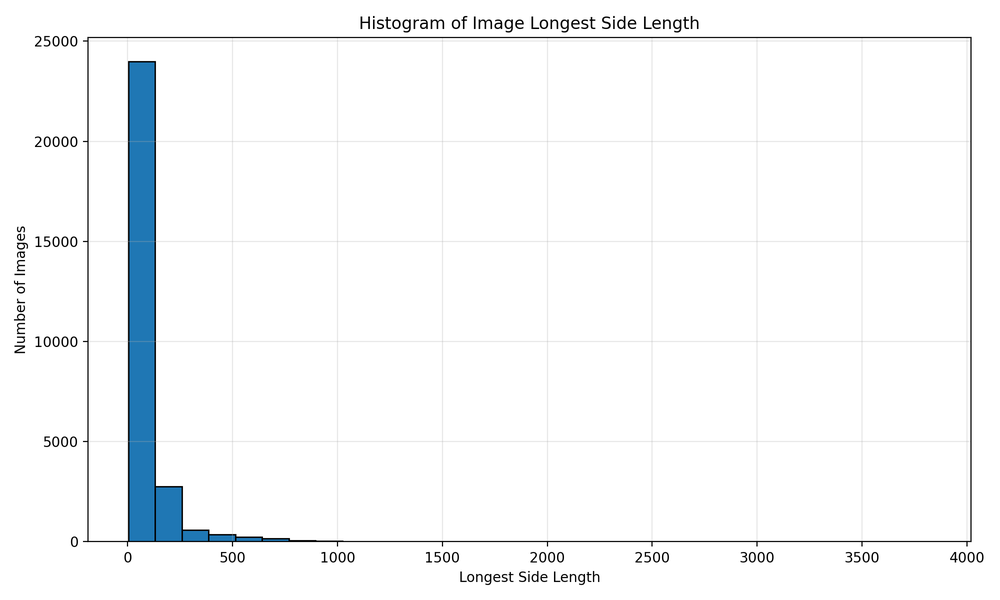
#> input picture other_utils/image_longest_side_histogram.png, 1000 x 600 px, shrunk from 2000 x 1200 before the run
$ python max_size.py --img_dir .
#> lines starting #> are read from the running program, lines starting #| are printed output that depends on the picture
import argparse
from pathlib import Path

import matplotlib.pyplot as plt
import pandas as pd
from PIL import Image


IMG_EXTS = {".jpg", ".jpeg", ".png", ".bmp", ".tif", ".tiff", ".webp"}


def collect_longest_side(img_dir: Path):
    results = []

    for path in sorted(img_dir.iterdir()):
        if not path.is_file():
            continue
        if path.suffix.lower() not in IMG_EXTS:
            continue

        try:
            with Image.open(path) as img:
#> img is the input picture: PIL image 1000x600 RGBA; mean R, G, B, A 245.6, 247.6, 249, 255
                width, height = img.size
#> width = 1000; height = 600
                longest_side = max(width, height)
#> longest_side = 1000
                results.append({
                    "filename": path.name,
                    "width": width,
                    "height": height,
                    "longest_side": longest_side,
                })
        except Exception as e:
            print(f"[跳过] {path.name}: {e}")

    return pd.DataFrame(results)


def main():
    parser = argparse.ArgumentParser(description="统计文件夹下图像最长边边长的直方图")
    parser.add_argument("--img_dir", type=str, required=True, help="图像文件夹路径")
    parser.add_argument("--bins", type=int, default=30, help="直方图分箱数")
    parser.add_argument("--out_csv", type=str, default="image_longest_side_stats.csv", help="输出CSV路径")
    parser.add_argument("--out_png", type=str, default="image_longest_side_histogram.png", help="输出直方图路径")
    args = parser.parse_args()

    img_dir = Path(args.img_dir)
    if not img_dir.exists():
        raise FileNotFoundError(f"文件夹不存在: {img_dir}")

    df = collect_longest_side(img_dir)
#> df = table of 1 rows and 4 columns
    if df.empty:
        raise RuntimeError("没有找到可用图像")

    df.to_csv(args.out_csv, index=False, encoding="utf-8-sig")

    plt.figure(figsize=(10, 6))
    plt.hist(df["longest_side"], bins=args.bins, edgecolor="black")
    plt.xlabel("Longest Side Length")
    plt.ylabel("Number of Images")
    plt.title("Histogram of Image Longest Side Length")
    plt.grid(alpha=0.3)
    plt.tight_layout()
    plt.savefig(args.out_png, dpi=200)
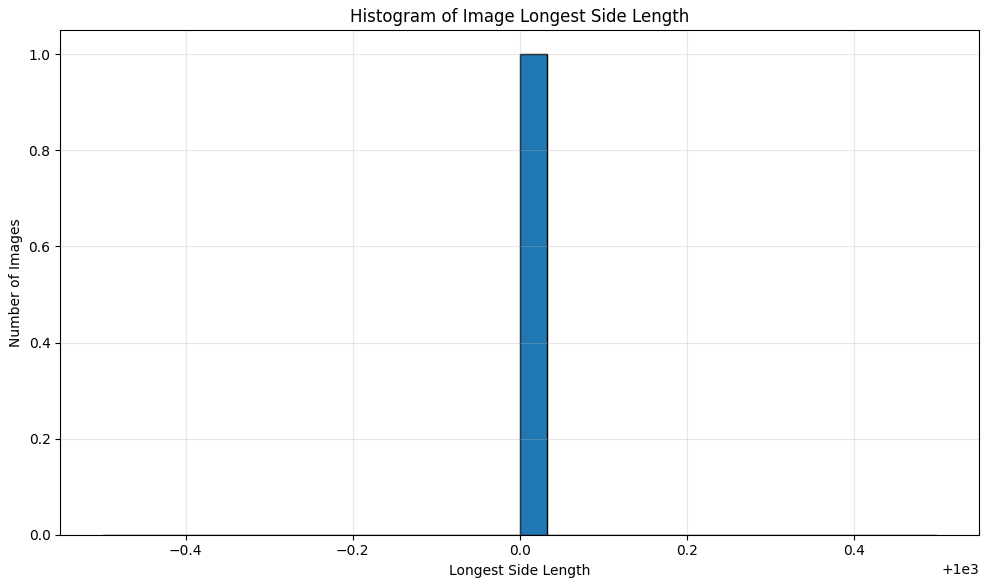
#> figure drawn by matplotlib, 1 panel; tallest bar 1 high, from x = 1000 to 1000
    plt.show()

    print("统计完成")
    print(f"图像数量: {len(df)}")
#| 图像数量: 1
    print(f"最长边最小值: {df['longest_side'].min()}")
#| 最长边最小值: 1000
    print(f"最长边最大值: {df['longest_side'].max()}")
#| 最长边最大值: 1000
    print(f"最长边平均值: {df['longest_side'].mean():.2f}")
#| 最长边平均值: 1000.00
    print(f"建议 padding 至少不小于: {df['longest_side'].max()}")
#| 建议 padding 至少不小于: 1000
    print(f"CSV已保存到: {args.out_csv}")
    print(f"直方图已保存到: {args.out_png}")


if __name__ == "__main__":
    main()
